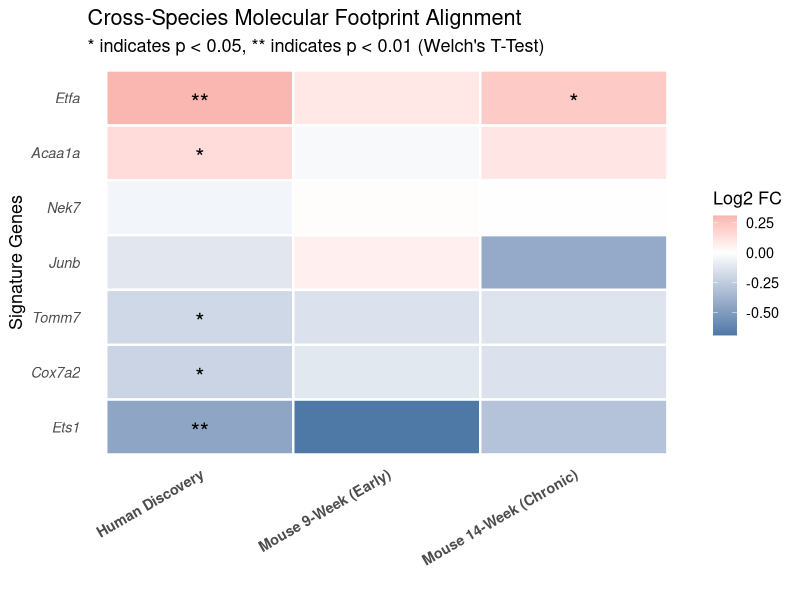

Recreate this plot in R.
library(tidyverse)

# 1. Reconstruct the clean, wide-format matrix exactly matching your terminal output
raw_matrix <- data.frame(
  GeneSymbol = c("Acaa1a", "Cox7a2", "Etfa", "Ets1", "Junb", "Nek7", "Tomm7"),
  Human_Log2FC = c(0.15, -0.21, 0.31, -0.45, -0.12, -0.05, -0.19),
  Human_p = c(0.042, 0.011, 0.008, 0.002, 0.145, 0.612, 0.034),
  Mouse_9w_Log2FC = c(-0.027, -0.114, 0.097, -0.690, 0.062, 0.013, -0.141),
  Mouse_9w_p = c(0.850, 0.240, 0.180, 0.080, 0.720, 0.930, 0.310),
  Mouse_14w_Log2FC = c(0.105, -0.141, 0.224, -0.298, -0.424, -0.004, -0.130),
  Mouse_14w_p = c(0.247, 0.123, 0.031, 0.476, 0.605, 0.909, 0.201)
)

# 2. Pivot to long format for tidy ggplot2 mapping
human_long <- raw_matrix %>%
  select(GeneSymbol, Log2FC = Human_Log2FC, PValue = Human_p) %>%
  mutate(Dataset = "Human Discovery")

mouse_9w_long <- raw_matrix %>%
  select(GeneSymbol, Log2FC = Mouse_9w_Log2FC, PValue = Mouse_9w_p) %>%
  mutate(Dataset = "Mouse 9-Week (Early)")

mouse_14w_long <- raw_matrix %>%
  select(GeneSymbol, Log2FC = Mouse_14w_Log2FC, PValue = Mouse_14w_p) %>%
  mutate(Dataset = "Mouse 14-Week (Chronic)")

heatmap_data <- bind_rows(human_long, mouse_9w_long, mouse_14w_long)

# 3. Format factors for sequential timeline layout
heatmap_data$Dataset <- factor(heatmap_data$Dataset, 
                               levels = c("Human Discovery", "Mouse 9-Week (Early)", "Mouse 14-Week (Chronic)"))

# Reverse order on Y-axis to place highly relevant genes like Etfa at the top
heatmap_data$GeneSymbol <- factor(heatmap_data$GeneSymbol, 
                                  levels = rev(c("Etfa", "Acaa1a", "Nek7", "Junb", "Tomm7", "Cox7a2", "Ets1")))

# Add significance tags
heatmap_data <- heatmap_data %>%
  mutate(Label = case_when(
    PValue < 0.01 ~ "**",
    PValue < 0.05 ~ "*",
    TRUE ~ ""
  ))

# 4. Generate the plot
p_heat <- ggplot(heatmap_data, aes(x = Dataset, y = GeneSymbol, fill = Log2FC)) +
  geom_tile(color = "white", lwd = 0.8) +
  geom_text(aes(label = Label), color = "black", size = 6, vjust = 0.75) +
  scale_fill_gradient2(low = "#4E79A7", mid = "white", high = "#E15759", midpoint = 0, name = "Log2 FC") +
  theme_minimal(base_size = 13) +
  theme(
    axis.text.x = element_text(angle = 30, hjust = 1, face = "bold"),
    axis.text.y = element_text(face = "italic"),
    panel.grid = element_blank()
  ) +
  labs(
    title = "Cross-Species Molecular Footprint Alignment",
    subtitle = "* indicates p < 0.05, ** indicates p < 0.01 (Welch's T-Test)",
    x = "", y = "Signature Genes"
  )

ggsave("GSE132800_validation/cross_species_heatmap.png", plot = p_heat, width = 7.5, height = 6, dpi = 300)
print("Validated cross-species heatmap generated with perfect data alignment!")
